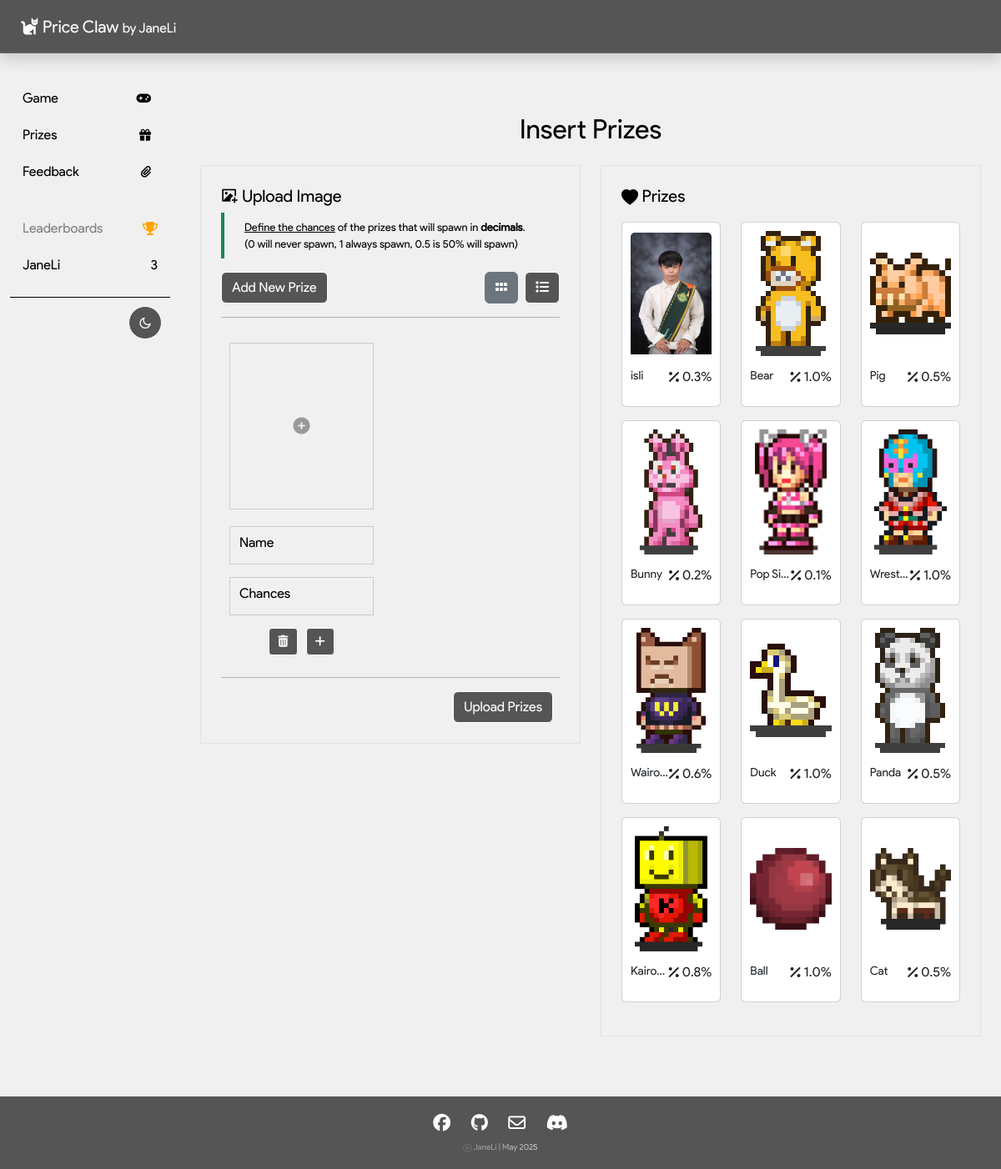
Screenshot of /prize/ with the database file from the repository.
### game/models.py (models this page shows, shortened)
class Leaderboard(models.Model):
    player_name = models.CharField(max_length=100)
    score = models.IntegerField(default=0)  # Store the player's score
    created_at = models.DateTimeField(auto_now_add=True)

class Prize(models.Model):
    id = models.AutoField(primary_key=True, unique=True)
    name = models.CharField(max_length=255)
    description = models.TextField(null=True, blank=True)
    image = models.ImageField(upload_to=prize_image_upload_to, null=True, blank=True)
    probability = models.FloatField(default=1.0)
    created_at = models.DateTimeField(auto_now_add=True)

### game/views.py (the view)
# urls.py: path('prize/', prize, name='prize'),
def prize(request):
    prizes = Prize.objects.all().order_by('-created_at')
    leaderboard = Leaderboard.objects.order_by('-score')[:10]
    if request.method == 'POST':
        if 'delete_prize' in request.POST:
            prize_id = request.POST.get('delete_prize')
            prize = get_object_or_404(Prize, id=prize_id)
            prize.delete()
            messages.success(request, 'Prize deleted successfully!')
            return redirect('prize')
        else:
            form = PrizeForm(request.POST, request.FILES)
            if form.is_valid():
                form.save()
                messages.success(request, 'Prize added successfully!')
                return redirect('prize')
    else:
        form = PrizeForm()
    return render(request, 'game/prize.html', {
        'prizes': prizes,
        'leaderboard': leaderboard,
        'form': form
    })

### game/forms.py
class PrizeForm(forms.ModelForm):
    class Meta:
        model = Prize
        fields = ['name', 'description', 'image', 'probability']

### game/templates/game/prize.html (shortened to what this page needs)
{% extends "game/main.html" %}
{% load static %}
{% block content %}
<div class="container mt-5">
    <h2 class="text-center mb-4">Insert Prizes</h2>
    <form id="uploadForm" enctype="multipart/form-data">
        <div class="row g-4">
            <div class="col-md-6">
                <div class="upload_image_container p-4 border" style="background-color: var(--bg-primary); color: var(--txt-primary); transition: background-color 0.5s ease, color 0.5s ease;">
                    <h5><i class="ri-image-add-fill"></i>&nbsp;Upload Image</h5>
                    <div class="border-start border-4 border-success p-2 mb-3" style="background-color: var(--bg-primary); font-size: 13px; color: var(--txt-primary); transition: background-color 0.5s ease, color 0.5s ease;">
                        <ul class="mb-0 ps-3">
                            <li>
                                <u>Define the chances</u> of the prizes that will spawn in <b>decimals</b>. <br>(0 will never spawn, 1 always spawn, 0.5 is 50% will spawn) </li>
                        </ul>
                    </div>
                    <div class="d-flex justify-content-between align-items-center mb-3">
                        <button type="button" onclick="addNewImageBox()" class="btn btn-outline-primary">
                            Add New Prize
                        </button>
                        <div class="d-flex gap-2">
                            <button type="button" id="gridViewButton" onclick="toggleView('grid')" class="btn btn-outline-secondary active" aria-pressed="true" autocomplete="off" title="Grid View">
                                <i class="fa-solid fa-grip"></i>
                            </button>
                            <button type="button" id="listViewButton" onclick="toggleView('list')" class="btn btn-outline-secondary" title="List View">
                                <i class="fa-solid fa-list"></i>
                            </button>
                        </div>
                    </div>
                    <hr>
                    <div class="image_box_container grid-view" id="imageBoxContainer">
                        <div class="image_box">
                            <div class="main-image-box">
                                <i class="fa-solid fa-circle-plus main-add-icon"></i>
                            </div>
                            <div class="form-group">
                                <input type="text" placeholder=" " name="prize_name" required />
                                <label>Name</label>
                            </div>
                            <div class="form-group">
                                <input type="text" placeholder=" " name="probability" required />
                                <label>Chances</label>
                            </div>
                            <div class="add-remove-buttons">
                                <button type="button" onclick="removeImageBox(this)" class="btn btn-danger btn-sm" title="Remove">
                                    <i class="fa-solid fa-trash-can"></i>
                                </button>
                                <button type="button" onclick="addNewImageBox()" class="btn btn-success btn-sm" title="Add New">
                                    <i class="fa-solid fa-plus"></i>
                                </button>
                            </div>
                        </div>
                    </div>
                    <hr>
                    <div class="d-flex justify-content-end flex-wrap">
                        <button id="uploadButton" type="button" onclick="uploadPrizes(false)" class="btn btn-primary me-2 mb-2 mb-md-0">Upload Prizes</button>
                    </div>
                </div>
            </div>
        </form>
            <div class="col-md-6">
                <div class="blank-container p-4 border" style="min-height: 300px;">
                    <h5><i class="bi bi-heart-fill"></i>&nbsp;Prizes</h5>
                    <div class="row mt-3">
                        {% for prize in prizes %}
                        <div class="col-md-4 mb-3">
                            <div class="card">
                                <div class="card-content">
                                    <div class="card-image-container">
                                        {% if prize.image %}
                                            <img src="{{ prize.image.url }}" class="card-img-top" alt="{{ prize.name }}">
                                        {% else %}
                                            <img src="{% static 'images/error_image.png' %}" class="card-img-top" alt="Error Image">
                                        {% endif %}
                                    </div>
                                    <div class="card-body">
                                        <div class="d-flex justify-content-between align-items-center">
                                            <h6 class="card-title mb-0">{{ prize.name }}</h6>
                                            <div class="d-flex align-items-center">
                                                <i class="fas fa-percent me-1"></i>
                                                <span>{{ prize.probability }}%</span>
                                            </div>
                                        </div>
                                    </div>
                                </div>
                            </div>
                        </div>
                        {% endfor %}
                    </div>
                </div>
            </div>
        </div>
</div>
{% endblock content %}

### game/templates/game/main.html (shortened to what this page needs)
{% load static %}
<!DOCTYPE html>
<html lang="en">
<head>
    <link rel="stylesheet" href="https://cdnjs.cloudflare.com/ajax/libs/font-awesome/6.7.2/css/all.min.css">
    <link rel="stylesheet" href="{% static 'css/style.css' %}">
    <link href="https://cdn.jsdelivr.net/npm/bootstrap@5.3.0/dist/css/bootstrap.min.css" rel="stylesheet">
    <link rel="stylesheet" href="https://cdnjs.cloudflare.com/ajax/libs/remixicon/4.6.0/remixicon.css" />
    <link rel="stylesheet" href="https://cdnjs.cloudflare.com/ajax/libs/remixicon/4.6.0/remixicon.min.css" />
    <link rel="stylesheet" href="https://cdn.jsdelivr.net/npm/bootstrap-icons@1.11.1/font/bootstrap-icons.css">
</head>
<body>
    <header class="navbar navbar-expand-lg body-navbar navbar-dark sticky-top" style="background-color: #555; color: white;">
        <nav class="container-xxl body-gutter flex-wrap flex-lg-nowrap" aria-label="Main navigation">
            <a class="navbar-brand" href="{% url 'main' %}">
                <i class="fa-solid fa-cat"></i> Price Claw <span>by JaneLi</span>
            </a>
        </nav>
    </header>
    <div class="container-xxl bd-gutter mt-3 my-md-4 bd-layout">
        {% include "game/sidebar.html" %}
        <main class="body-main order-1">
            <div class="bd-intro">
                {% block content %}{% endblock content %}
            </div>
    {% include "game/footer.html" %}
</body>
</html>

### game/templates/game/sidebar.html (shortened to what this page needs)
<aside class="body-sidebar sidebar">
    <div class="offcanvas-lg offcanvas-start" tabindex="-1" id="bdSidebar" aria-labelledby="bdSidebarOffcanvasLabel">
      <div class="offcanvas-body">
        <nav class="body-links w-100" id="bd-docs-nav" aria-label="Docs navigation">
          <ul class="bd-links-nav list-unstyled mb-0 pb-3 pb-md-2 pe-lg-2">
              <li class="bd-links-group py-2">
                  <ul class="list-unstyled fw-normal pb-2 small">
                    <li>
                        <a href="{% url "main" %}" class="sub-navbar-item body-link rounded">
                            <span>Game</span>
                            <i class="fas fa-gamepad"></i>
                        </a>
                    </li>
                      <li>
                          <a href="{% url "prize" %}" class="sub-navbar-item body-link rounded">
                              <span>Prizes</span>
                              <i class="fas fa-gift"></i>
                          </a>
                      </li>
                      <li>
                        <a href="{% url "feedback" %}" class="sub-navbar-item body-link rounded">
                            <span>Feedback</span>
                            <i class="fa-solid fa-paperclip"></i>
                        </a>
                    </li>
                  </ul>
              </li>
          </ul>
        </nav>
        <div class="mb-3">
            <a href="#" class="sub-navbar-item body-link rounded non-clickable">
                <span>Leaderboards</span>
                <i class="fas fa-trophy" style="color: orange;"></i>
            </a>
            <ul style="padding: 10px 15px;">
                {% for entry in leaderboard %}
                <li style="display: flex; justify-content: space-between;">
                    <span>{{ entry.player_name }}</span>
                    <span>{{ entry.score }}</span>
                </li>
                {% endfor %}
            </ul>
        </div>
      <div class="theme-toggle-container">
          <button id="theme-toggle" class="btn">
              <i class="ri-moon-line"></i>
          </button>
      </div>
  </div>
</div>
</aside>

### game/templates/game/footer.html (shortened to what this page needs)
<footer class="footer mt-5 py-3" style="background-color: #555; color: white;">
    <div class="container text-center">
        <div class="social-icons" style="font-size: 1.3rem;">
            <a href="https://www.facebook.com/shanelee.jabonillo/">
                <i class="fa-brands fa-facebook"></i>
            </a>
            <a href="https://github.com/Jane-Li18">
                <i class="fa-brands fa-github"></i>
            </a>
            <a href="mailto:shanelee.jabonillo18@gmail.com">
                <i class="fa-regular fa-envelope"></i>
            </a>
            <a href="https://discord.gg/ZBTz6rS5">
                <i class="fa-brands fa-discord"></i>
            </a>
        </div>
        <span class="shining-text">ⓒ JaneLi | May 2025</span>
    </div>
</footer>

### static/css/style.css (style rules this page uses)
:root { --bg-primary: #f0f0f0; --txt-primary: #000; --navbar-bg: #555; --navbar-txt: white; --footer-bg: #555; --footer-txt: white; }
body { font-family: 'Google Sans'; background-color: var(--bg-primary); color: var(--txt-primary); touch-action: manipulation; }
ul, li { list-style-type: none; padding: 0; margin: 0; }
.body-navbar { padding: 0.75rem 0; background-color: var(--navbar-bg); color: var(--navbar-txt); box-shadow: 0 0.5rem 1rem rgba(0, 0, 0, 0.15), inset 0 -1px 0 rgba(255, 255, 255, 0.15); }
.body-gutter { --bs-gutter-x: 3rem; }
.body-sidebar { grid-area: sidebar; }
.bi { width: 1em; height: 1em; vertical-align: -0.125em; fill: currentcolor; }
.footer { background-color: var(--footer-bg); color: var(--footer-txt); }
@media (min-width: 992px) { .bd-layout { display: grid; grid-template-areas: "sidebar main"; grid-template-columns: 1fr 5fr; gap: 1.5rem; } }
@media (min-width: 992px) { .body-sidebar { position: -webkit-sticky; position: sticky; top: 5rem; display: block !important; height: calc(100vh - 6rem); padding-left: 0.25rem; margin-left: -0.25rem; overflow-y: auto; } }
a { color: var(--txt-primary); }
span { font-size: 1rem; }
button { border: 1px solid var(--txt-primary); }
.sidebar .sub-navbar-item { display: flex; justify-content: space-between; align-items: center; text-decoration: none; padding: 10px 15px; }
.sidebar .sub-navbar-item span { flex-grow: 1; text-align: left; }
.sidebar .sub-navbar-item i { margin-left: 10px; }
.sidebar .offcanvas-body { background-color: var(--bg-primary); color: var(--txt-primary); display: flex; flex-direction: column; justify-content: space-between; height: 100%; }
.sidebar .theme-toggle-container { display: flex; justify-content: right; padding: 10px; border-top: 1px solid var(--txt-primary); margin-top: auto; }
.sidebar #theme-toggle { background-color: var(--navbar-bg); color: var(--navbar-txt); width: 40px; height: 40px; padding: 0; border-radius: 50%; cursor: pointer; display: flex; justify-content: center; align-items: center; }

### game/templates/game/main.html (style rules this page uses)
html, body { height: 100%; margin: 0; overflow-y: auto; }
body { font-family: 'Google Sans'; background-color: var(--bg-primary); color: var(--txt-primary); touch-action: manipulation; transition: background-color 0.5s ease, color 0.5s ease; display: flex; flex-direction: column; }
.container-xxl { flex: 1; }
header.navbar { position: sticky; top: 0; z-index: 1000; width: 100%; background-color: var(--navbar-bg); color: var(--navbar-txt); padding: 0.75rem 0; box-shadow: 0 0.5rem 1rem rgba(0, 0, 0, 0.15), inset 0 -1px 0 rgba(255, 255, 255, 0.15); }
.non-clickable { pointer-events: none; cursor: default; color: gray; }
:root { --bg-primary: #f0f0f0; --txt-primary: #000; --navbar-bg: #555; --navbar-txt: white; --footer-bg: #555; --footer-txt: white; }
ul, li { list-style-type: none; padding: 0; margin: 0; }
.btn { border: 1px solid var(--navbar-txt); color: var(--navbar-txt); transition: background-color 0.5s ease, color 0.5s ease; background-color: var(--navbar-bg); }
.body-navbar { padding: 0.75rem 0; background-color: var(--navbar-bg); color: var(--navbar-txt); box-shadow: 0 0.5rem 1rem rgba(0, 0, 0, 0.15), inset 0 -1px 0 rgba(255, 255, 255, 0.15); }
.body-gutter { --bs-gutter-x: 3rem; }
.body-sidebar { grid-area: sidebar; }
.bi { width: 1em; height: 1em; vertical-align: -0.125em; fill: currentcolor; }
.footer { background-color: var(--footer-bg); color: var(--footer-txt); transition: background-color 0.5s ease, color 0.5s ease; }
@media (min-width: 992px) { .bd-layout { display: grid; grid-template-areas: "sidebar main"; grid-template-columns: 1fr 5fr; gap: 1.5rem; } }
@media (min-width: 992px) { .body-sidebar { position: -webkit-sticky; position: sticky; top: 5rem; display: block !important; height: calc(100vh - 6rem); padding-left: 0.25rem; margin-left: -0.25rem; overflow-y: auto; } }
a { color: var(--txt-primary); text-decoration: none; }
span { font-size: 1rem; }
button { border: 1px solid var(--txt-primary); transition: background-color 0.3s ease, color 0.3s ease; }

### game/templates/game/footer.html (style rules this page uses)
.social-icons a { margin: 0 10px; color: white; transition: transform 0.3s ease, color 0.3s ease; }
.shining-text { font-size: 10px; animation: shine 1.5s infinite; background: linear-gradient(90deg, #888, #ccc, #888); background-size: 200% 100%; -webkit-background-clip: text; -webkit-text-fill-color: transparent; text-align: center; }

### rows the page displays
Leaderboard: player_name "JaneLi", score "3"
Prize: image (picture), name "isli", probability "0.3"
Prize: image (picture), name "Bear", probability "1.0"
Prize: image (picture), name "Pig", probability "0.5"
Prize: image (picture), name "Bunny", probability "0.2"
Prize: image (picture), name "Pop Si…", probability "0.1"
Prize: image (picture), name "Wrest…", probability "1.0"
Prize: image (picture), name "Wairo…", probability "0.6"
Prize: image (picture), name "Duck", probability "1.0"
Prize: image (picture), name "Panda", probability "0.5"
Prize: image (picture), name "Kairo…", probability "0.8"
Prize: image (picture), name "Ball", probability "1.0"
Prize: image (picture), name "Cat", probability "0.5"
